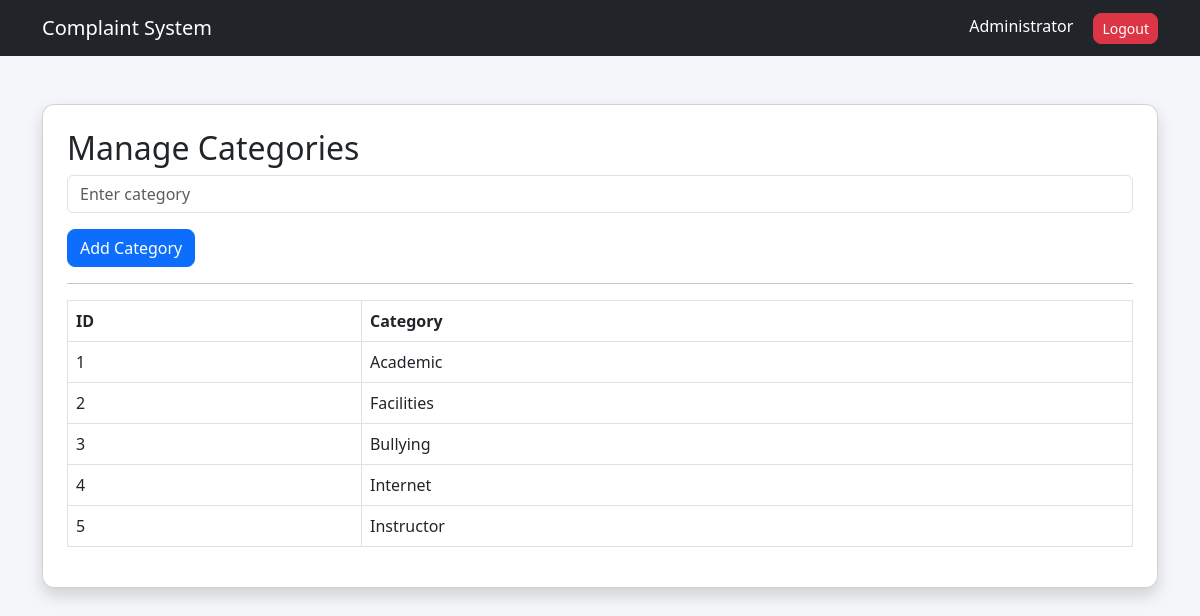
Screenshot of /admin/categories.php (signed in) with the database file from the repository.
### tables this page shows
CREATE TABLE `categories` (
  `category_id` int(11) NOT NULL,
  `category_name` varchar(100) NOT NULL
);

### admin/categories.php (the view, shortened to what this page needs)
<?php
include '../config/database.php';
?>
<?php include '../includes/header.php'; ?>
<?php include '../includes/navbar.php'; ?>
<div class="container mt-5">
    <div class="card shadow p-4">
        <h2>Manage Categories</h2>
        <form action="../actions/add_category.php" method="POST">
            <div class="mb-3">
                <input
                    type="text"
                    name="category_name"
                    class="form-control"
                    placeholder="Enter category"
                    required
                >
            </div>
            <button type="submit" class="btn btn-primary">
                Add Category
            </button>
        </form>
        <hr>
        <table class="table table-bordered">
            <thead>
                <tr>
                    <th>ID</th>
                    <th>Category</th>
                </tr>
            </thead>
            <tbody>
            <?php
            $query = "SELECT * FROM categories";
            $result = mysqli_query($conn, $query);
            while($row = mysqli_fetch_assoc($result)){
            ?>
                <tr>
                    <td>
                        <?php echo $row['category_id']; ?>
                    </td>
                    <td>
                        <?php echo $row['category_name']; ?>
                    </td>
                </tr>
            <?php } ?>
            </tbody>
        </table>
    </div>
</div>
<?php include '../includes/footer.php'; ?>

### includes/header.php (shortened to what this page needs)
<!DOCTYPE html>
<html>
<head>
    <link href="https://cdn.jsdelivr.net/npm/bootstrap@5.3.0/dist/css/bootstrap.min.css" rel="stylesheet">
    <link rel="stylesheet" href="/student-complaint-system/assets/css/style.css">
</head>
<body>

### includes/navbar.php
<nav class="navbar navbar-expand-lg navbar-dark bg-dark">
    <div class="container">
        <a class="navbar-brand" href="#">
            Complaint System
        </a>
        <div>
            <?php if(isset($_SESSION['user_id'])){ ?>
                <span class="text-white me-3">
                    <?php echo $_SESSION['name']; ?>
                </span>
                <a href="../logout.php" class="btn btn-danger btn-sm">
                    Logout
                </a>
            <?php } ?>
        </div>
    </div>
</nav>

### includes/footer.php (shortened to what this page needs)
</body>
</html>

### assets/css/style.css (style rules this page uses)
body { background-color: #f5f6fa; }
.card { border-radius: 12px; }
.btn { border-radius: 8px; }

### rows the page displays
categories: category_id "1", category_name "Academic"
categories: category_id "2", category_name "Facilities"
categories: category_id "3", category_name "Bullying"
categories: category_id "4", category_name "Internet"
categories: category_id "5", category_name "Instructor"

### other values shown
$_SESSION['name'] "Administrator"
